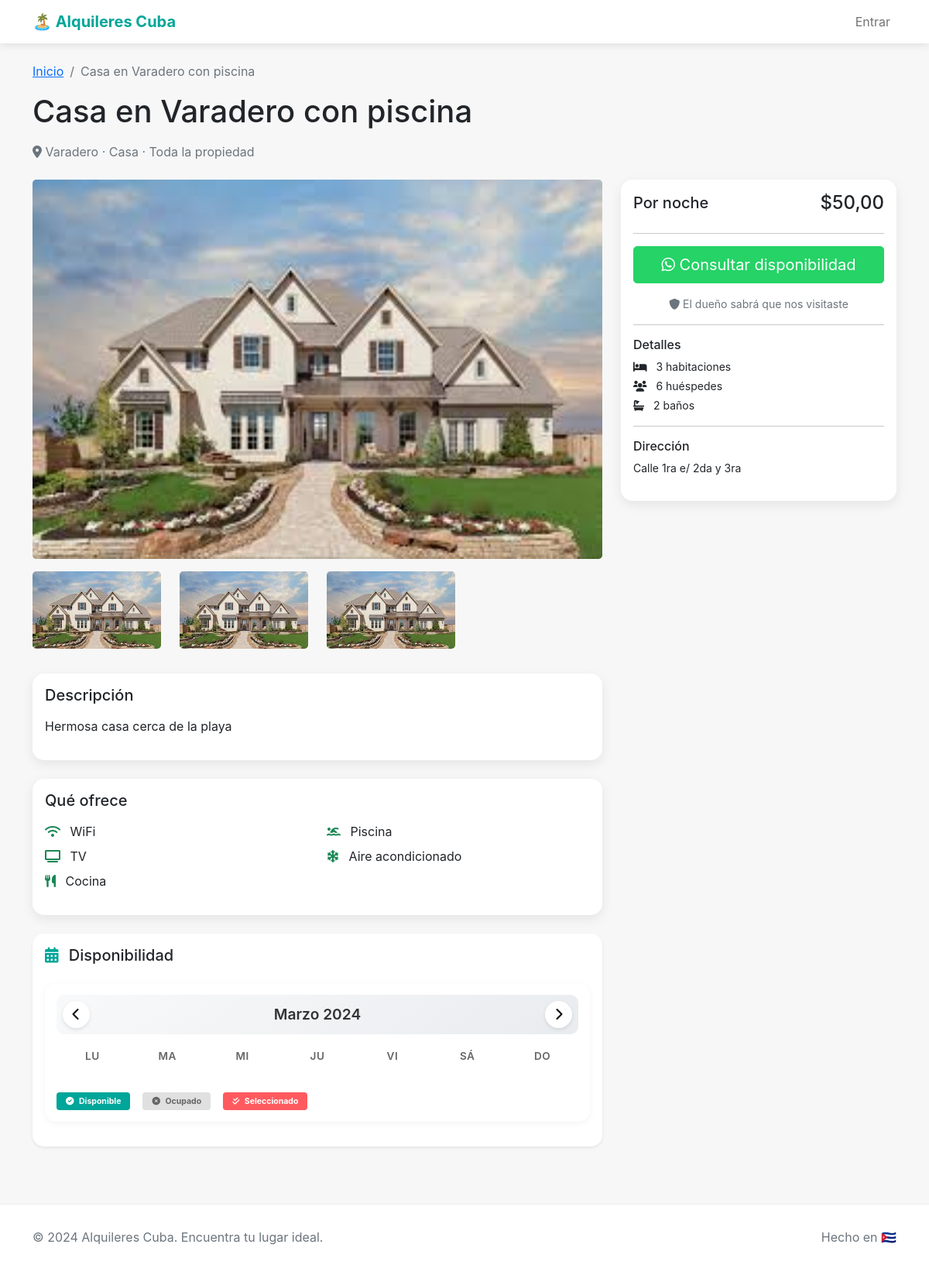
Page /propiedad/1/ on the committed database.
### apps/properties/models.py (models this page shows, shortened)
class Property(models.Model):
    LOCATIONS = [
        ("varadero", "Varadero"),
        ("santa_marta", "Santa Marta"),
        ("guanabo", "Guanabo"),
        ("boca_ciega", "Boca Ciega"),
        ("penas_altas", "Peñas Altas"),
        ("brisas_mar", "Brisas del Mar"),
        ("habana_vieja", "Habana Vieja"),
        ("centro_habana", "Centro Habana"),
        ("vedado", "Vedado"),
        ("nuevo_vedado", "Nuevo Vedado"),
        ("playa", "Playa"),
        ("fontanar", "Fontanar"),
        ("calabazar", "Calabazar"),
        ("vinales", "Viñales"),
        ("trinidad", "Trinidad"),
    ]
    RENTAL_TYPES = [
        ("entire", "Toda la propiedad"),
        ("apartment", "Solo un apartamento"),
    ]
    title = models.CharField(max_length=200, verbose_name="Título")
    description = models.TextField(verbose_name="Descripción")
    category = models.ForeignKey(
        Category, on_delete=models.SET_NULL, null=True, verbose_name="Tipo"
    )
    location = models.CharField(
        max_length=50, choices=LOCATIONS, verbose_name="Ubicación"
    )
    address = models.CharField(max_length=255, verbose_name="Dirección exacta")
    bedrooms = models.PositiveIntegerField(default=1, verbose_name="Habitaciones")
    guests = models.PositiveIntegerField(default=1, verbose_name="Huéspedes")
    bathrooms = models.PositiveIntegerField(default=1, verbose_name="Baños")
    rental_type = models.CharField(
        max_length=20,
        choices=RENTAL_TYPES,
        default="entire",
        verbose_name="Tipo de alquiler",
    )
    has_wifi = models.BooleanField(default=False, verbose_name="WiFi")
    has_tv = models.BooleanField(default=False, verbose_name="TV")
    has_kitchen = models.BooleanField(default=False, verbose_name="Cocina")
    has_parking = models.BooleanField(default=False, verbose_name="Parqueo")
    has_pool = models.BooleanField(default=False, verbose_name="Piscina")
    has_ac = models.BooleanField(default=False, verbose_name="Aire acondicionado")
    price_per_night = models.DecimalField(
        max_digits=10,
        decimal_places=2,
        verbose_name="Precio por noche (USD)",
        null=True,
        blank=True,
    )
    price_per_month = models.DecimalField(
        max_digits=10,
        decimal_places=2,
        verbose_name="Precio por mes (USD)",
        null=True,
        blank=True,
    )
    main_photo = models.ImageField(
        upload_to="properties/", verbose_name="Foto principal"
    )
    is_active = models.BooleanField(default=True, verbose_name="Activa")
    created_at = models.DateTimeField(auto_now_add=True)
    updated_at = models.DateTimeField(auto_now=True)
    class Meta:
        verbose_name = "Propiedad"
        verbose_name_plural = "Propiedades"
        ordering = ["-created_at"]

class Category(models.Model):
    name = models.CharField(max_length=50)
    slug = models.SlugField(unique=True)
    class Meta:
        verbose_name_plural = "Categorías"

class PropertyImage(models.Model):
    property = models.ForeignKey(
        Property,
        related_name="images",
        on_delete=models.CASCADE,
        verbose_name="Propiedad",
    )
    image = models.ImageField(upload_to="properties/gallery/", verbose_name="Imagen")
    caption = models.CharField(max_length=100, blank=True, verbose_name="Pie de foto")
    class Meta:
        verbose_name = "Imagen de propiedad"
        verbose_name_plural = "Imágenes de propiedades"

### apps/properties/views.py (the view)
# urls.py: path("propiedad/<int:pk>/", views.PropertyDetailView.as_view(), name="detail"),
class PropertyDetailView(DetailView):
    model = Property
    template_name = "properties/detail.html"
    context_object_name = "property"
    def get_context_data(self, **kwargs):
        context = super().get_context_data(**kwargs)
        context["similar_properties"] = Property.objects.filter(
            location=self.object.location, is_active=True
        ).exclude(id=self.object.id)[:3]
        from django.conf import settings
        context["business_whatsapp"] = settings.BUSINESS_WHATSAPP
        return context

### templates/properties/detail.html (shortened to what this page needs)
{% extends 'base.html' %}
{% block content %}
<div class="container mt-4">
    <nav aria-label="breadcrumb">
        <ol class="breadcrumb">
            <li class="breadcrumb-item"><a href="/">Inicio</a></li>
            <li class="breadcrumb-item active">{{ property.title }}</li>
        </ol>
    </nav>
    <h1 class="mb-3">{{ property.title }}</h1>
    <p class="text-muted mb-4">
        <i class="fas fa-map-marker-alt"></i> {{ property.get_location_display }} ·
        {{ property.category.name }} · {{ property.get_rental_type_display }}
    </p>
    <div class="row">
        <div class="col-lg-8">
            <img src="{{ property.main_photo.url }}" class="img-fluid rounded-3 mb-3 w-100"
                 alt="{{ property.title }}" style="max-height: 500px; object-fit: cover;">
            {% if property.images.all %}
            <div class="row mb-4">
                {% for image in property.images.all %}
                <div class="col-md-3 mb-2">
                    <img src="{{ image.image.url }}" class="img-fluid rounded-3"
                         alt="{{ image.caption }}" style="height: 100px; width: 100%; object-fit: cover;">
                </div>
                {% endfor %}
            </div>
            {% endif %}
            <div class="card mb-4">
                <div class="card-body">
                    <h3 class="h5 mb-3">Descripción</h3>
                    <p>{{ property.description|linebreaks }}</p>
                </div>
            </div>
            <div class="card mb-4">
                <div class="card-body">
                    <h3 class="h5 mb-3">Qué ofrece</h3>
                    <div class="row">
                        <div class="col-md-6">
                            <ul class="list-unstyled">
                                {% if property.has_wifi %}<li class="mb-2"><i class="fas fa-wifi text-success me-2"></i> WiFi</li>{% endif %}
                                {% if property.has_tv %}<li class="mb-2"><i class="fas fa-tv text-success me-2"></i> TV</li>{% endif %}
                                {% if property.has_kitchen %}<li class="mb-2"><i class="fas fa-utensils text-success me-2"></i> Cocina</li>{% endif %}
                            </ul>
                        </div>
                        <div class="col-md-6">
                            <ul class="list-unstyled">
                                {% if property.has_pool %}<li class="mb-2"><i class="fas fa-swimmer text-success me-2"></i> Piscina</li>{% endif %}
                                {% if property.has_ac %}<li class="mb-2"><i class="fas fa-snowflake text-success me-2"></i> Aire acondicionado</li>{% endif %}
                            </ul>
                        </div>
                    </div>
                </div>
            </div>
            <div class="card mb-4 border-0 shadow-sm">
                <div class="card-body">
                    <h3 class="h5 mb-4">
                        <i class="fas fa-calendar-alt me-2" style="color: #00a699;"></i>
                        Disponibilidad
                    </h3>
                    <div class="calendar-container">
                        <div class="calendar-header d-flex justify-content-between align-items-center">
                            <button class="month-nav-btn" id="prevMonth">
                                <i class="fas fa-chevron-left"></i>
                            </button>
                            <h6 id="currentMonth" class="current-month">Marzo 2024</h6>
                            <button class="month-nav-btn" id="nextMonth">
                                <i class="fas fa-chevron-right"></i>
                            </button>
                        </div>
                        <div class="row g-1 text-center mb-3">
                            <div class="col"><span class="weekday-label">Lu</span></div>
                            <div class="col"><span class="weekday-label">Ma</span></div>
                            <div class="col"><span class="weekday-label">Mi</span></div>
                            <div class="col"><span class="weekday-label">Ju</span></div>
                            <div class="col"><span class="weekday-label">Vi</span></div>
                            <div class="col"><span class="weekday-label">Sá</span></div>
                            <div class="col"><span class="weekday-label">Do</span></div>
                        </div>
                        <div class="mt-4 d-flex gap-3 small">
                            <span class="badge" style="background: #00a699; color: white; padding: 6px 12px;">
                                <i class="fas fa-check-circle me-1"></i> Disponible
                            </span>
                            <span class="badge" style="background: #e0e0e0; color: #666; padding: 6px 12px;">
                                <i class="fas fa-times-circle me-1"></i> Ocupado
                            </span>
                            <span class="badge" style="background: #ff5a5f; color: white; padding: 6px 12px;">
                                <i class="fas fa-check-double me-1"></i> Seleccionado
                            </span>
                        </div>
                    </div>
                </div>
            </div>
        </div>
        <div class="col-lg-4">
            <div class="card sticky-top" style="top: 20px;">
                <div class="card-body">
                    {% if property.price_per_night %}
                    <div class="d-flex justify-content-between align-items-center mb-2">
                        <h5>Por noche</h5>
                        <h4>${{ property.price_per_night }}</h4>
                    </div>
                    {% endif %}
                    <hr>
                    <a id="whatsappButton" href="#"
                       class="btn btn-success btn-lg w-100 mb-3">
                        <i class="fab fa-whatsapp"></i> Consultar disponibilidad
                    </a>
                    <p class="small text-muted text-center mb-0">
                        <i class="fas fa-shield-alt"></i> El dueño sabrá que nos visitaste
                    </p>
                    <hr>
                    <h6 class="mb-2">Detalles</h6>
                    <ul class="list-unstyled small">
                        <li class="mb-1"><i class="fas fa-bed me-2"></i> {{ property.bedrooms }} habitaciones</li>
                        <li class="mb-1"><i class="fas fa-users me-2"></i> {{ property.guests }} huéspedes</li>
                        <li class="mb-1"><i class="fas fa-bath me-2"></i> {{ property.bathrooms }} baños</li>
                    </ul>
                    <hr>
                    <h6 class="mb-2">Dirección</h6>
                    <p class="small">{{ property.address }}</p>
                </div>
            </div>
        </div>
    </div>
</div>
{% endblock %}

### templates/base.html (style rules this page uses)
:root { --primary-color: #00a699; }
body { font-family: -apple-system, BlinkMacSystemFont, 'Segoe UI', Roboto, sans-serif; background-color: #f7f7f7; }
.btn-success { background-color: #25D366; border-color: #25D366; }
.card { border: none; border-radius: 15px; overflow: hidden; transition: transform 0.2s; box-shadow: 0 5px 15px rgba(0,0,0,0.08); }
.calendar-container { background: white; border-radius: 15px; padding: 15px; box-shadow: 0 2px 8px rgba(0,0,0,0.05); }
.weekday-label { font-weight: 600; color: #666; font-size: 0.85rem; text-transform: uppercase; letter-spacing: 0.5px; }
.calendar-header { background: linear-gradient(145deg, #f8f9fa, #e9ecef); border-radius: 10px; padding: 8px; margin-bottom: 15px; }
.month-nav-btn { border: none; background: white; border-radius: 50%; width: 35px; height: 35px; display: flex; align-items: center; justify-content: center; box-shadow: 0 2px 5px rgba(0,0,0,0.1); transition: all 0.2s; }
.current-month { font-size: 1.2rem; font-weight: 600; color: #333; margin: 0; }

### templates/properties/detail.html (style rules this page uses)
.weekday-label { font-weight: 600; color: #666; font-size: 0.85rem; text-transform: uppercase; letter-spacing: 0.5px; }
.calendar-header { background: linear-gradient(145deg, #f8f9fa, #e9ecef); border-radius: 10px; padding: 8px; margin-bottom: 15px; }
.month-nav-btn { border: none; background: white; border-radius: 50%; width: 35px; height: 35px; display: flex; align-items: center; justify-content: center; box-shadow: 0 2px 5px rgba(0,0,0,0.1); transition: all 0.2s; }
.current-month { font-size: 1.2rem; font-weight: 600; color: #333; margin: 0; }

### rows in the picture
Property: title "Casa en Varadero con piscina", location "Varadero", category.name "Casa", rental_type "Toda la propiedad", main_photo (picture), description "Hermosa casa cerca de la playa", price_per_night "50,00", bedrooms "3", guests "6", bathrooms "2", address "Calle 1ra e/ 2da y 3ra"
PropertyImage: image (picture)
PropertyImage: image (picture)
PropertyImage: image (picture)
